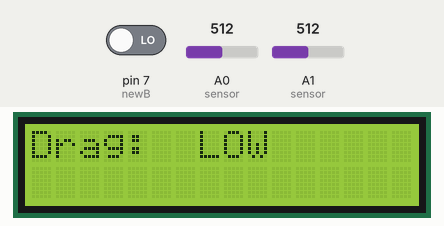
Recording of a sketch running on a simulated Arduino Uno, built with avr-gcc and run on an emulated ATmega328P. Parts: 16×2 character LCD. The test bench sets the inputs (shaded band); at power-on: A0 (sensor) = 512, A1 (sensor) = 512, pin 7 (newB) LOW. What the sketch prints to the serial monitor is not drawn.

Above: at 1.2 s.
1.3 s: A0 (sensor) set to 72
2.8 s: A0 (sensor) set to 60
At 3.6 s:
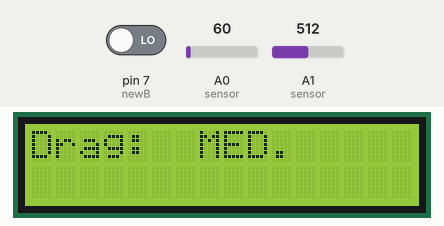
4.3 s: A0 (sensor) set to 0
At 4.6 s:
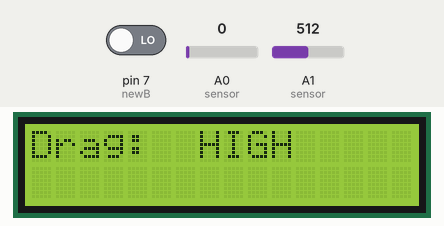
5.8 s: A1 (sensor) set to 986
8.8 s: A1 (sensor) set to 1008
10.3 s: A0 (sensor) set to 122
At 10.8 s:
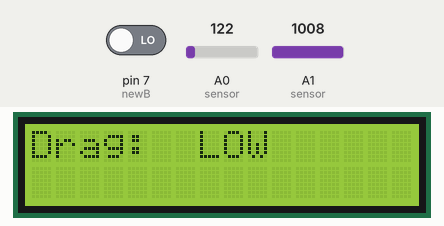
Timing chart, 0 to 12.8 s (numbered marks = the images above; inputs shaded):
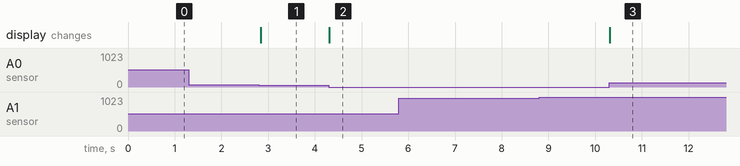

The sketch:

IDE11-21-19.ino
```cpp
/*
IDE for wind tunnel desing based on 2 force sensitive resistors fcr1 and fcr2
fcr1 measures the drag
fcr2 measures the lift
lift is calculated by finding the weight of the objcet before any wind is applied and then subtracting the weight of the object during the trial any change in observed weight is assumed to be caused by lift
*/
const int newB=7;
//Threshhold values for determining whether the test experiences low, medium, or high lift/drag
const int lowDrag=65;
const int highDrag=50;
const int lowLift=20;
const int highLift=50;

int fcr1 = 0;              //this variable will hold a value based on the force applied to the sensor downstream of the object
int fcr2=0;               // This variable will hold a value based on the force applied to the bottom sensor
int newV=0;
int defW=0;
int deltaW=0;
//double drag=0;                     // Float for the calculated drag value
#include <LiquidCrystal.h>          //the liquid crystal library contains commands for printing to the display

LiquidCrystal lcd(13, 12, 11, 10, 9, 8);   // tell the RedBoard what pins are connected to the display

void setup()
{
  Serial.begin(9600);               //start a serial connection with the computer

  lcd.begin(16, 2);                 //tell the lcd library that we are using a display that is 16 characters wide and 2 characters high
  lcd.clear();                      //clear the display

  pinMode(newB,INPUT);
}

void loop()
{
  newV=digitalRead(newB);
  fcr1 = analogRead(A0);   //set sensor to a number between 0 and 1023 based on the force for this sensor
  fcr2 = analogRead(A1);    // set sensor to a number between 0 and 1023 based on force for this sensor
  Serial.print(fcr1);    //print the value of sensor in the serial monitor on the computer
  Serial.print("\t");
  Serial.print(fcr2);   //print value of sensor in serial mon.
  Serial.print("\t");
  Serial.print(digitalRead(newB));   //print value of sensor in serial mon.

  Serial.print("\t");
  Serial.print(defW);

  //On button press set a new default weight of object
  if (newV==1){
    defW=fcr2;
  }

  deltaW = defW - fcr2;
  Serial.print("\t");
  Serial.println(deltaW);   //print value of sensor in serial mon.
  //String fcr1cnst= String(fcr1);
  //String fcr2cnst= String(deltaW);
  //if the photoresistor value is below the threshold turn the light on, otherwise turn it off
  lcd.setCursor(0,0);               //set the cursor to the 0,0 position (top left corner)
  lcd.print("Drag:");
  lcd.setCursor(7,0);
  //lcd.print(fcr1cnst.substring(0,3));
  if (fcr1<highDrag){
    lcd.print("HIGH");
  }
  else if(fcr1>lowDrag){
    lcd.print("LOW ");
  }
  else{
    lcd.print("MED.");
  }
/*
  lcd.setCursor(0,1);               //move the cursor to the first space of the bottom row
  lcd.print("Lift:");
  lcd.setCursor(7,1);

  if (deltaW<lowLift){
    lcd.print("LOW ");
  }
  else if(deltaW>highLift){
    lcd.print("HIGH");
  }
  else{
    lcd.print("MED.");
  }
  //lcd.print(fcr2cnst.substring(0,3));
  */
  delay(50);                       //short delay to make the printout easier to read
}
```

Measured:
- the behaviour switches between 66 and 65 on A0 (sensor) (found by bisection; images 0 and 1)
- after the input at 1.3 s, every drawn part: stays the same
- after the input at 2.8 s, the display: changes at once (image 1)
- after the input at 4.3 s, the display: changes at once (image 2)
- after the input at 5.8 s, every drawn part: stays the same
- after the input at 8.8 s, every drawn part: stays the same
- after the input at 10.3 s, the display: changes at once (image 3)
